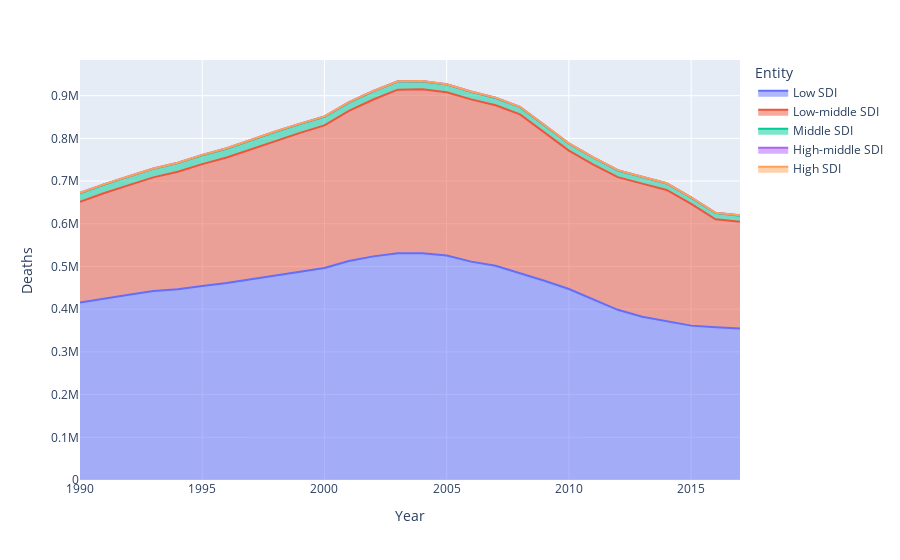

The notebook cell saved with this chart:
### Code cell
fig2 = px.area(SDI, x = "Year", y = "Deaths", color = "Entity", title = "Malaria Deaths by Socio-Demographic Index")
fig2.show()

### Figure 1 — Plotly figure (JSON) as saved in the notebook; plotly's stock layout.template omitted (floating-point values rounded to 4 significant figures)
{"data": [{"hovertemplate": "Entity=Low SDI<br>Year=%{x}<br>Deaths=%{y}<extra></extra>", "legendgroup": "Low SDI", "line": {"color": "#636efa"}, "mode": "lines", "name": "Low SDI", "orientation": "v", "showlegend": true, "stackgroup": "1", "type": "scatter", "x": [1990, 1991, 1992, 1993, 1994, 1995, 1996, 1997, 1998, 1999, 2000, 2001, 2002, 2003, 2004, 2005, 2006, 2007, 2008, 2009, 2010, 2011, 2012, 2013, 2014, 2015, 2016, 2017], "xaxis": "x", "y": [415900.0, 425400.0, 433700.0, 442300.0, 446900.0, 454400.0, 461200.0, 470300.0, 479700.0, 488100.0, 496600.0, 512700.0, 523600.0, 531000.0, 530900.0, 525600.0, 511400.0, 501600.0, 484600.0, 466500.0, 447300.0, 423500.0, 398500.0, 382400.0, 371200.0, 361500.0, 357900.0, 354600.0], "yaxis": "y"}, {"hovertemplate": "Entity=Low-middle SDI<br>Year=%{x}<br>Deaths=%{y}<extra></extra>", "legendgroup": "Low-middle SDI", "line": {"color": "#EF553B"}, "mode": "lines", "name": "Low-middle SDI", "orientation": "v", "showlegend": true, "stackgroup": "1", "type": "scatter", "x": [1990, 1991, 1992, 1993, 1994, 1995, 1996, 1997, 1998, 1999, 2000, 2001, 2002, 2003, 2004, 2005, 2006, 2007, 2008, 2009, 2010, 2011, 2012, 2013, 2014, 2015, 2016, 2017], "xaxis": "x", "y": [235800.0, 246700.0, 256700.0, 266200.0, 274900.0, 285300.0, 293900.0, 304200.0, 314700.0, 324800.0, 333900.0, 351600.0, 367300.0, 383100.0, 384000.0, 382100.0, 380000.0, 375800.0, 371700.0, 347600.0, 323900.0, 314900.0, 310700.0, 311600.0, 308000.0, 285000.0, 252500.0, 249900.0], "yaxis": "y"}, {"hovertemplate": "Entity=Middle SDI<br>Year=%{x}<br>Deaths=%{y}<extra></extra>", "legendgroup": "Middle SDI", "line": {"color": "#00cc96"}, "mode": "lines", "name": "Middle SDI", "orientation": "v", "showlegend": true, "stackgroup": "1", "type": "scatter", "x": [1990, 1991, 1992, 1993, 1994, 1995, 1996, 1997, 1998, 1999, 2000, 2001, 2002, 2003, 2004, 2005, 2006, 2007, 2008, 2009, 2010, 2011, 2012, 2013, 2014, 2015, 2016, 2017], "xaxis": "x", "y": [19760.0, 19900.0, 19990.0, 20020.0, 20160.0, 20790.0, 20750.0, 21380.0, 21050.0, 20520.0, 20060.0, 19540.0, 19100.0, 18760.0, 18540.0, 18250.0, 17490.0, 17150.0, 16880.0, 16440.0, 16320.0, 16180.0, 15610.0, 15290.0, 14910.0, 14850.0, 14640.0, 14550.0], "yaxis": "y"}, {"hovertemplate": "Entity=High-middle SDI<br>Year=%{x}<br>Deaths=%{y}<extra></extra>", "legendgroup": "High-middle SDI", "line": {"color": "#ab63fa"}, "mode": "lines", "name": "High-middle SDI", "orientation": "v", "showlegend": true, "stackgroup": "1", "type": "scatter", "x": [1990, 1991, 1992, 1993, 1994, 1995, 1996, 1997, 1998, 1999, 2000, 2001, 2002, 2003, 2004, 2005, 2006, 2007, 2008, 2009, 2010, 2011, 2012, 2013, 2014, 2015, 2016, 2017], "xaxis": "x", "y": [891.9, 896.3, 919.3, 932.7, 960.7, 973.5, 993.9, 1019.0, 1040.0, 1013.0, 979.7, 950.8, 924.5, 909.3, 890.0, 878.2, 848.5, 820.9, 793.3, 772.3, 749.4, 722.9, 695.3, 675.7, 672.0, 677.5, 671.7, 667.6], "yaxis": "y"}, {"hovertemplate": "Entity=High SDI<br>Year=%{x}<br>Deaths=%{y}<extra></extra>", "legendgroup": "High SDI", "line": {"color": "#FFA15A"}, "mode": "lines", "name": "High SDI", "orientation": "v", "showlegend": true, "stackgroup": "1", "type": "scatter", "x": [1990, 1991, 1992, 1993, 1994, 1995, 1996, 1997, 1998, 1999, 2000, 2001, 2002, 2003, 2004, 2005, 2006, 2007, 2008, 2009, 2010, 2011, 2012, 2013, 2014, 2015, 2016, 2017], "xaxis": "x", "y": [20.69, 23.73, 33.81, 18.32, 47.89, 38.2, 19.11, 26.34, 43.0, 32.26, 22.02, 18.95, 26.44, 28.31, 17.14, 16.32, 15.7, 17.38, 15.44, 23.21, 28.12, 20.09, 25.24, 27.74, 25.27, 20.98, 6.624, 4.286], "yaxis": "y"}], "layout": {"legend": {"title": {"text": "Entity"}, "tracegroupgap": 0}, "margin": {"t": 60}, "xaxis": {"anchor": "y", "domain": [0, 1], "title": {"text": "Year"}}, "yaxis": {"anchor": "x", "domain": [0, 1], "title": {"text": "Deaths"}}}}
